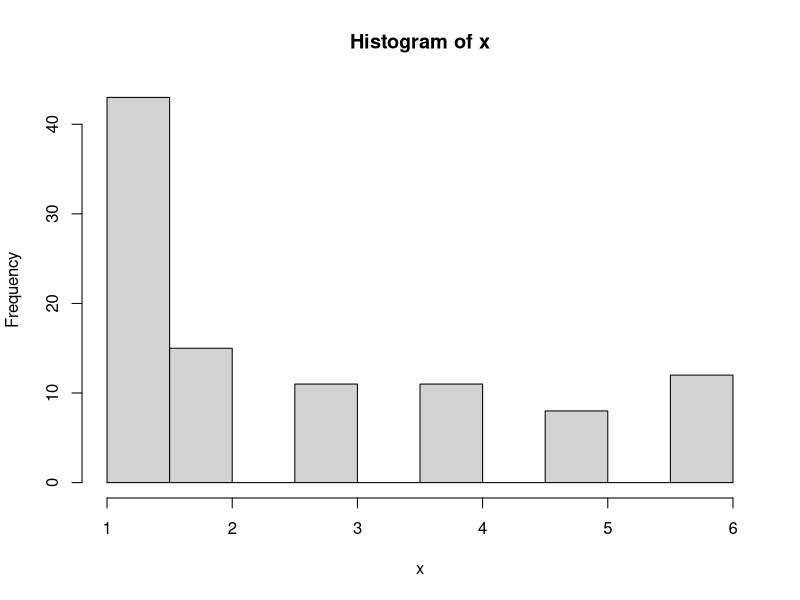

Source code (R):
# sa se verifice daca un zar este masluit

#intai simulez un zar corect 
#c() - concatenare

x <- sample(1:6, 100, replace = T, prob = c(0.5, 0.1,  0.1, 0.1, 0.1, 0.1))

length(x[x == 1]) / 10^6
length(x[x == 2]) / 10^6
length(x[x == 3]) / 10^6
length(x[x == 4]) / 10^6
length(x[x == 5]) / 10^6
length(x[x == 6]) / 10^6

hist(x)

#Tema:
#construiti o functie in R care sa genereze un zar masluit pe mai multe fete indicand
#probabilitatile fetelor favorizate iar celelalte probabilitati sa fie calculate implicit (0.1/10 bonus)